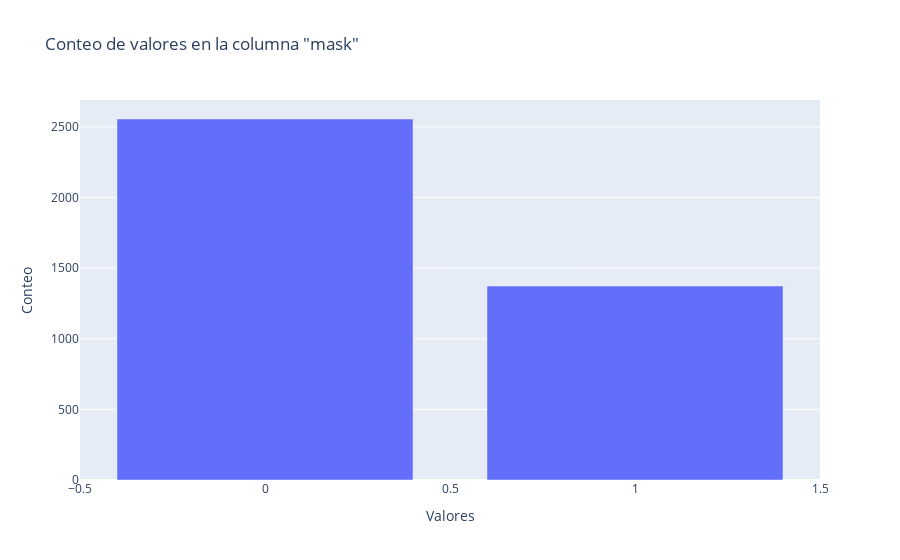

The notebook cell this image was saved under:
### Markdown cell above
1. El dataset no esta balanceado con un 65.08% de pacientes sanos y un 34.98% de pacientes con tumores cerebrales en resumen el dataset no esta balanceado

2. 2556 Son pacientes sanos

### Code cell
counts = df['mask'].value_counts()

# Crear figura de barras
fig = go.Figure(data=go.Bar(x=counts.index, y=counts.values))

# Personalizar diseño y estilo
fig.update_layout(
    title='Conteo de valores en la columna "mask"',
    xaxis=dict(title='Valores'),
    yaxis=dict(title='Conteo'),
    hovermode='x'
)

# Mostrar figura interactiva
fig.show()

### Figure 1 — Plotly figure (JSON) as saved in the notebook; plotly's stock layout.template omitted (floating-point values rounded to 4 significant figures)
{"data": [{"type": "bar", "x": [0, 1], "y": [2556, 1373]}], "layout": {"hovermode": "x", "title": {"text": "Conteo de valores en la columna \"mask\""}, "xaxis": {"title": {"text": "Valores"}}, "yaxis": {"title": {"text": "Conteo"}}}}
